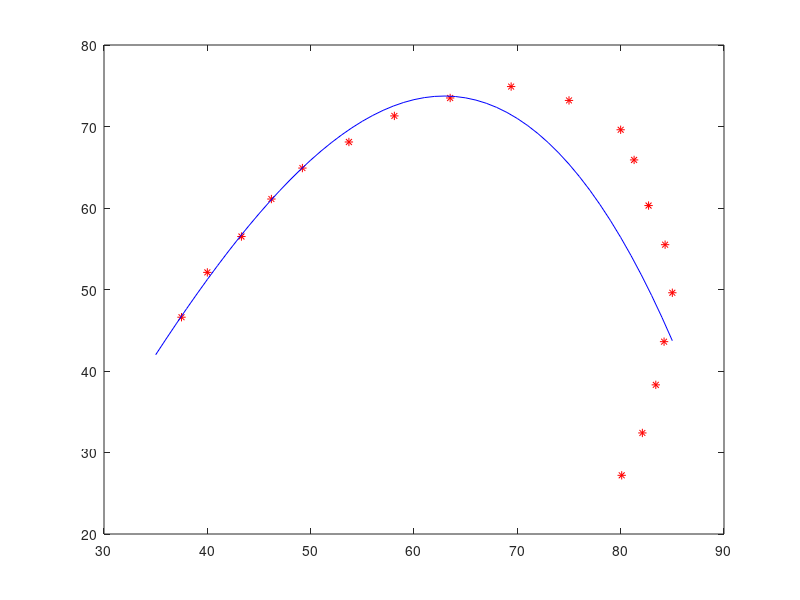

Recreate this plot in MATLAB.
x = [37.5, 40.0, 43.3, 46.2, 49.2, 53.7, 58.1, 63.5, 69.4, 75.0, 80.0, 81.3, 82.7, 84.3, 85.0, 84.2, 83.4, 82.1, 80.1];
y = [46.6, 52.1, 56.5, 61.1, 64.9, 68.1, 71.3, 73.5, 74.9, 73.2, 69.6, 65.9, 60.3, 55.5, 49.6, 43.6, 38.3, 32.4, 27.2];
%fun = @(p, x) p(1) * (x + p(2)) .^ (2) + p(3);
%p = lsqcurvefit(fun,[37.7 85.0 10], x, y);
%plot(x, y, '*r', x, fun(p, x), '-b');
p = polyfit(x, y, 3)
x1 = 35:85;
y1 = polyval(p, x1);
plot(x, y, '*r', x1, y1, '-b');